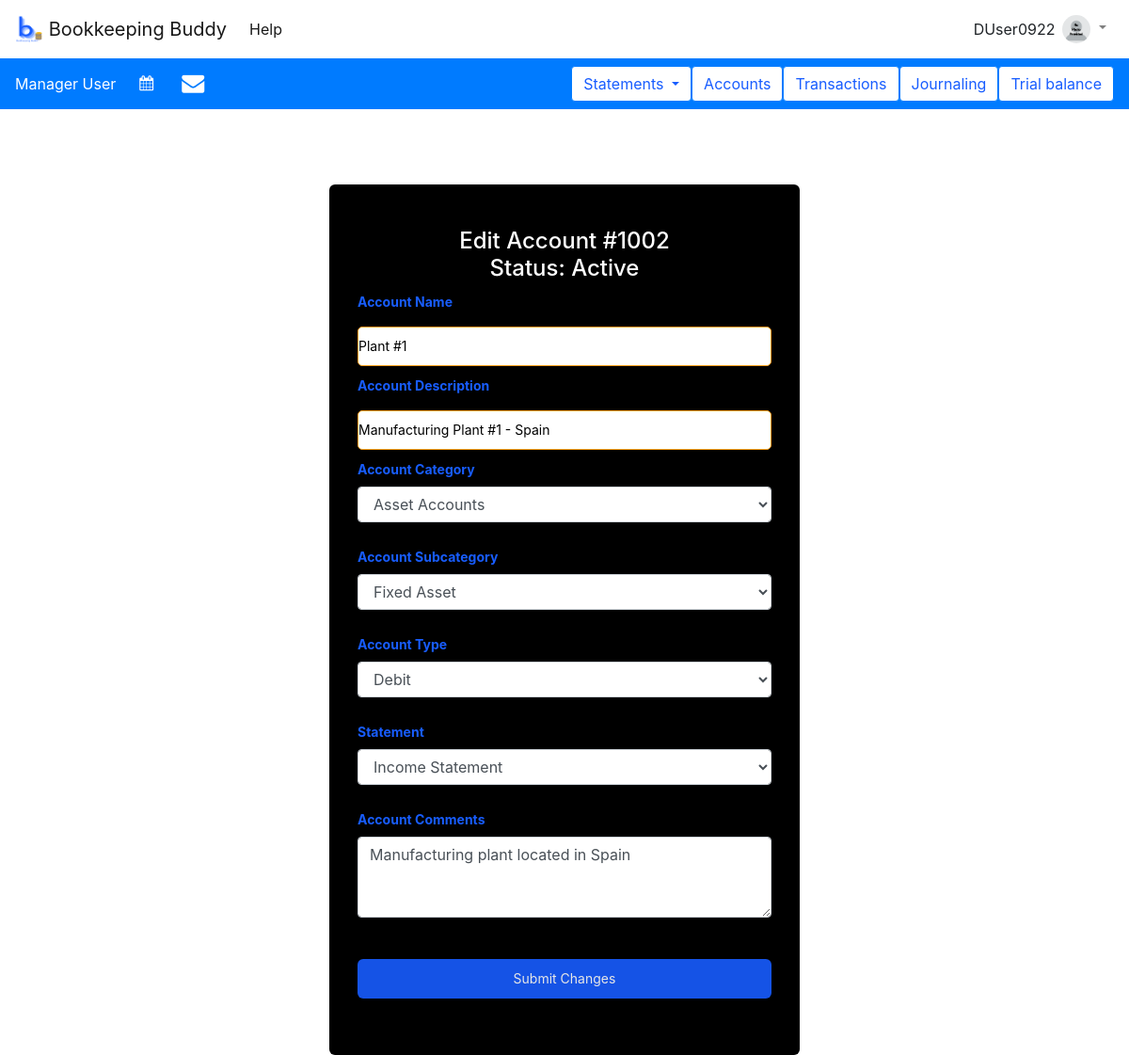
The page /fin_accts/edit_acct/1002 (signed in) on the database its author committed.
### tables this page shows
CREATE TABLE users (
  username TEXT PRIMARY KEY UNIQUE,
  email_address TEXT NOT NULL,
  first_name TEXT NOT NULL,
  last_name TEXT NOT NULL,
  active INTEGER NOT NULL,
  role INTEGER NOT NULL,
  picture BLOB,
  password TEXT NOT NULL,
  address TEXT NOT NULL,
  DOB TEXT NOT NULL,
  old_passwords TEXT NOT NULL,
  password_refresh_date TEXT NOT NULL,
  incorrect_login_attempts INTEGER NOT NULL,
  suspend_start_date TEXT,
  suspend_end_date TEXT,
  creation_date TEXT NOT NULL,
  first_pet TEXT NOT NULL,
  city_born TEXT NOT NULL,
  year_graduated_hs INTEGER NOT NULL
);

CREATE TABLE accounts (
    acct_name TEXT NOT NULL UNIQUE,
    acct_num INTEGER PRIMARY KEY AUTOINCREMENT UNIQUE,
    acct_desc TEXT,
    /* category to which this account belongs. Must be in
       the acct_categories table */
    acct_category INTEGER NOT NULL REFERENCES acct_categories(number),
    /* Account subcategory. Must be in subcategory table */
    acct_subcategory INTEGER NOT NULL REFERENCES subcategories(id_num),
    /* debit acct == 1, credit acct == 0 */
    debit INTEGER NOT NULL,
    /* stored as cents (no decimals) */
    initial_bal INTEGER NOT NULL,
    /* stored as cents (no decimals) */
    balance INTEGER NOT NULL,
    /* string in the format YYYY-MM-DD */
    date_created TEXT NOT NULL,
    /* must have been created by someone in users table */
    created_by TEXT NOT NULL REFERENCES users(username),
    /* financial statement which uses this account */
    statement INTEGER NOT NULL REFERENCES statements(number),
    /* Comment about this account */
    comment TEXT,
    /* Account active? 0 == inactive, 1 == active */
    active INTEGER DEFAULT 0 NOT NULL
);

CREATE TABLE acct_categories (
    /* name of this category */
    name TEXT NOT NULL,
    /* unique identifier for this category */
    number INTEGER PRIMARY KEY UNIQUE
);

CREATE TABLE subcategories (
    /* Unique ID for this subcategory */
    id_num INTEGER PRIMARY KEY AUTOINCREMENT UNIQUE,
    /* Which category does this subcategory belong to? */
    category INTEGER REFERENCES acct_categories(number),
    /* Name of this subcategory */
    name TEXT NOT NULL
);

CREATE TABLE statements(
    /* unique identifier for this statement */
    number INTEGER PRIMARY KEY UNIQUE,
    /* name of this statement */
    name TEXT NOT NULL
);

### appl_domain/fin_accts.py (the view, shortened to what this page needs)
@bp.route('/edit_acct/<account_num>', methods=('GET', 'POST'))
@login_required
def edit_account(account_num):
    db = get_db()
    account = db.execute(
        "SELECT * from accounts WHERE acct_num = ?", (account_num,)
    ).fetchone()
    categories = db.execute(
        "SELECT * FROM acct_categories"
    ).fetchall()
    subcategories = db.execute(
        "SELECT * FROM subcategories"
    ).fetchall()
    statements = db.execute(
        "SELECT * FROM statements"
    ).fetchall()
    account = db.execute(
        "SELECT * from accounts WHERE acct_num = ?", (account_num,)
    ).fetchone()
    return render_template('fin_accts/create_account.html',
                           account=account,
                           statements=statements,
                           categories=categories,
                           subcategories=subcategories)

### appl_domain/auth.py (called while the page is built)
def login_required(view):
    @functools.wraps(view)
    def wrapped_view(**kwargs):
        if g.user is None:
            return redirect(url_for('auth.login'))
        return view(**kwargs)
    return wrapped_view

@bp.before_app_request
def load_logged_in_user():
    username = session.get('username')
    if username is None:
        g.user = None
    else:
        g.user = get_db().execute(
            "SELECT * FROM users WHERE username = ?", (username,)
        ).fetchone()

### appl_domain/db.py (called while the page is built)
def get_db():
    if 'db' not in g:
        g.db = sqlite3.connect(
            current_app.config['DATABASE'],
            detect_types=sqlite3.PARSE_DECLTYPES
        )
        g.db.row_factory = sqlite3.Row
    return g.db

### appl_domain/templates/fin_accts/create_account.html (shortened to what this page needs)
{% extends 'base.html' %}
{% block content %}
<div class = "loginbox">
    <form class = "box" method="post">
        <h1>
    {% block title %}
        {% if account %}
            Edit Account #{{ account['acct_num'] }}
        {% else %}
            Create a new financial account
        {% endif %}
    {% endblock %}
    {% if account %}
        <br>
        Status: {% if account['active'] == 1 %}Active{% else %}Inactive{% endif %}
    {% endif %}
    </h1>
        <label for="acct_name">Account Name</label>
        <input name="acct_name" placeholder="Enter a name for the new account" id="acct_name" {% if account %} value="{{ account['acct_name'] }}" {% endif %}required>
        <br>
        <label for="acct_desc">Account Description</label>
        <input name="acct_desc" placeholder="Enter a description of the new account" id="acct_desc" {% if account %} value="{{ account['acct_desc'] }}" {% endif %}required>
        <br>
        <label for="acct_category">Account Category</label>
        <select name="acct_category" id="acct_category" class="form-control">
            {% for category in categories %}
            <option value="{{ category['number'] }}" {% if account and account['acct_category'] == category['number'] %} selected {% endif %}>{{ category['name'] }}</option>
            {% endfor %}
        </select>
        <br>
        <label for="acct_subcategory">Account Subcategory</label>
        <select name="acct_subcategory" id="acct_subcategory", class="form-control">
            {% for category in categories %}
                <optgroup label="{{ category['name'] }}">
                    {% for subcategory in subcategories %}
                        {% if subcategory['category'] == category['number'] %}
                            <option value="{{ subcategory['id_num'] }}" {% if account and account['acct_subcategory'] == subcategory['id_num'] %} selected {% endif %}>{{ subcategory['name'] }}</option>
                        {% endif %}
                    {% endfor %}
                </optgroup>
            {% endfor %}
        </select>
        <br>
        <label for="debit">Account Type</label>
        <select name="debit" id="debit" class="form-control">
            <option value="1" {% if account and account['debit'] == 1 %} selected {% endif %}>Debit</option>
        </select>
        <br>
        <label for="statement">Statement</label>
        <select name="statement" id="statement" class="form-control">
            {% for statement in statements %}
                <option value="{{ statement['number'] }}" {% if account and account['statement'] == statement['number'] %} selected {% endif %}>{{ statement['name'] }}</option>
            {% endfor %}
        </select>
        <br>
        <label for="comment">Account Comments</label>
         <textarea class="form-control" name="comment" id="comment" placeholder="Enter comments about this account" rows="3">{% if account %}{{ account['comment'] }}{% endif %}</textarea>
        <br>
            <input  data-toggle="tooltip" data-placement="top" title="Create a new financial account" class = "submit" type="submit" value="{% if account %}Submit Changes{% else %}Create Account{% endif %}"/>
    </form>
    </div>
{% endblock %}

### appl_domain/templates/base.html (shortened to what this page needs)
<!DOCTYPE html>
<html lang="en" xmlns="http://www.w3.org/1999/html" xmlns="http://www.w3.org/1999/html">
  <head>
     <link rel="stylesheet" href="{{url_for('static', filename = 'index.css') }}"/>
      <link rel="stylesheet" href="{{url_for('static', filename = 'datatable.css') }}"/>
      <link rel="stylesheet" href="{{url_for('static', filename = 'dateTime.css') }}"/>
    <link rel="stylesheet" href="https://cdn.jsdelivr.net/npm/bootstrap@4.5.3/dist/css/bootstrap.min.css">
       <link rel="stylesheet" href="https://cdnjs.cloudflare.com/ajax/libs/bootstrap-datepicker/1.9.0/css/bootstrap-datepicker.min.css" />
    <link rel="stylesheet" href="https://cdnjs.cloudflare.com/ajax/libs/font-awesome/4.7.0/css/font-awesome.min.css" />
          <link rel = "stylesheet" href = "https://cdn.datatables.net/fixedheader/3.2.3/css/fixedHeader.dataTables.min.css">
  </head>
<body>
<nav class="navbar sticky-top navbar-expand-lg navbar-light bg-white" style="position: relative; z-index: 999; overflow: visible">
    <a class="navbar-brand" href = {{ url_for('mainpage') }} > <img src="{{ url_for('static', filename='logo_cropped.png') }}" width="30" height="30" class="d-inline-block align-top" alt="Site logo">
        Bookkeeping Buddy
    </a>
    {%  if g.user %}
        <div class="collapse navbar-collapse" id="navbarSupportedContent">
            <ul class="navbar-nav mr-auto">
                <li class="nav-item active">
                    <a class="nav-link" href="{{ url_for('auth.help') }}">Help</a>
                </li>
            </ul>
            <div id="username" >{{ g.user['username'] }}</div>
            <ul class="navbar-nav mr-right">
                <li class="nav-item dropdown" style="position: relative; z-index: 999; overflow: visible">
                    {% if g.user['picture'] %}
                        <a class="nav-link dropdown-toggle" href="#" id="navbarDropdown" role="button" data-toggle="dropdown" aria-haspopup="true" aria-expanded="false">
                            <img class = "rounded-circle" width="30" height="30" alt="User's profile picture"/>
                        </a>
                        <div class="dropdown-menu dropdown-menu-right" aria-labelledby="navbarDropdown">
                            <a class="dropdown-item" href="{{ url_for('auth.my_account') }}">My Account</a>
                            <a class="dropdown-item" href="{{ url_for('auth.manage_users')}}" >Manage Users</a>
                            <div class="dropdown-divider"></div>
                            <a class="dropdown-item" href="{{ url_for('auth.logout') }}">Log Out</a>
                        </div>
                    {% else %}
                        <a class="nav-link dropdown-toggle" href="#" id="navbarDropdown" role="button" data-toggle="dropdown" aria-haspopup="true" aria-expanded="false">
                            <img src="{{ url_for('static', filename='no_photo.png') }}" class = "rounded-circle" width="30" height="30" alt="Placeholder profile picture"/>
                        </a>
                    {% endif %}
                </li>
            </ul>
        </div>
    {% endif %}
</nav>
{%  if g.user %}
    <nav class="navbar navbar-expand-lg navbar-light bg-primary">
        <div id="fullname" style="text-align: left; margin-right: 5vh; color: white">{{ g.user['first_name'] }} {{ g.user['last_name'] }}</div>
  <div class="collapse navbar-collapse" id="navbarSupportedContent1">
    <ul class="navbar-nav mr-auto">
      <li class="nav-item active">
          <form  class="form-inline">
        <div class = "row form-group">
               <div>
                   <i id = "datepicker" class = "fa fa-calendar" style="color: white"></i>
               </div>
                        </div>
      </li>
        <li class="nav-item active">
                        <div >
                            <a href={{ url_for('fin_accts.email') }}><i class="fa fa-envelope" style="font-size:24px; color:white; padding-left:30px"></i></a>
                        </div>
        </li>
    </ul>
    <form class="form-inline my-2 my-lg-0">
       <div class="dropdown">
              <button  data-placement="top" title="Create and view financial account statements" class="btn btn-primary dropdown-toggle" type="button" data-toggle="dropdown" style="background-color: white; color: #185DFF">Statements
              </button>
            </div>
 <button type="button" class="btn btn-outline-primary" data-toggle="tooltip" data-placement="top" title="View chart of accounts or create a new account" style = "background-color: white; color: #185DFF"  onclick="window.location.href='{{ url_for('fin_accts.view_accounts')}}'">Accounts</button>
        <button type="button" class="btn btn-outline-primary" data-toggle="tooltip" data-placement="top" title="View transactions or create a new transaction" style = "background-color: white; color: #185DFF" >Transactions</button>
        <button type="button" class="btn btn-outline-primary" style = "background-color: white; color: #185DFF" data-toggle="tooltip" data-placement="top" title="Create and view journal entries" onclick="window.location.href='{{ url_for('journaling.journal') }}'">Journaling</button>
        <button type="button" class="btn btn-outline-primary" style = "background-color: white; color: #185DFF" data-toggle="tooltip" data-placement="top" title="Create a trial balance">Trial balance</button>
    </form>
  </div>
</nav>
{% endif %}
</body>
<section class="content">
    {% block content %}{% endblock %}
</section>
</html>

### appl_domain/static/index.css (style rules this page uses)
body { background-image: url("backgroundbb.jpg"); background-repeat: no-repeat; background-attachment: fixed; background-size: cover; background-color: #CFCFCF; height: 500px; background-position: center center; position: relative; }

### appl_domain/templates/base.html (style rules this page uses)
* { margin: 0; padding: 0; }

### appl_domain/templates/fin_accts/create_account.html (style rules this page uses)
.loginbox { position: relative; max-width: 500px; width: 80%; border-radius: 6px; padding: 30px; margin-top: 10vh; margin-left: auto; margin-right: auto; background-color: black; }
.loginbox h1 { padding:0; text-align:center; color: white; font-size: x-large; }
.loginbox .box { position: relative; margin-top:16px; min-height: 400px; background: black; }
.box label { font-size: 14px; font-weight: bold; color: #185DFF; }
.box input { width: 100%; outline: none; color: #333; font-size: 14px; border: 1px solid #F89E19; border-radius: 5px; color: black; height: 42px; margin: 8px 0; }
.box .submit { background-color: #185DFF; color: white; padding: 10px 20px; margin-top: 20px; margin-bottom: 30px; border: none; border-radius: 6px; cursor: pointer; width: 100%; opacity: 0.9; font-size: 14px; }

### rows shown on the page
users: user.username "DUser0922", user.first_name "Manager", user.last_name "User"
accounts: acct_num "1002", acct_name "Plant #1", acct_desc "Manufacturing Plant #1 - Spain", acct_category "Asset Accounts", acct_subcategory "Fixed Asset", debit "Debit", statement "Income Statement", comment "Manufacturing plant located in Spain"
